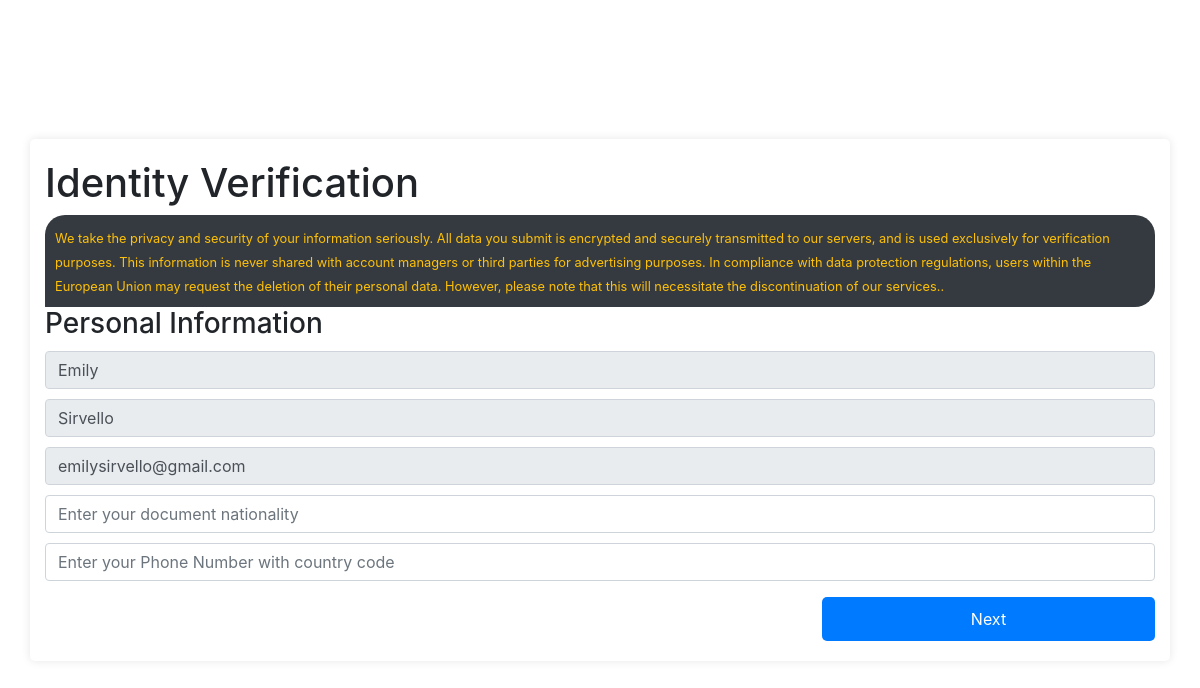
Page /app/verification/ (signed in) on the committed database.
### app/models.py (models this page shows, shortened)
class CustomUser(AbstractUser, PermissionsMixin):
    email = models.EmailField(unique=True)
    username = models.CharField(max_length=30, unique=True)
    firstname = models.CharField(max_length=30, blank=True)
    lastname = models.CharField(max_length=30, blank=True)
    is_superuser = models.BooleanField(default=False)
    objects = CustomUserManager()
    USERNAME_FIELD = 'username'
    REQUIRED_FIELDS = ['firstname', 'lastname']

### app/views.py (the view, shortened to what this page needs)
# urls.py: path('verification/', views.verification, name='verification'),
@login_required
@csrf_exempt
def verification(request):
    user = request.user
    info = CustomUser.objects.get(pk=user.pk)
    account_info = Profiles.objects.get(user=user)
    return render(request, 'step-verification.html',{'user':user, 'profile':account_info })

### app/views.py (called while the page is built, shortened)
def fetch_exchange_rates(user):
    cache_key = 'exchange_rates'
    cache_timeout = 12 * 60 * 60
    exchange_rates = cache.get(cache_key)
    if exchange_rates:
        gbp_to_usd = exchange_rates['USD']
        gbp_to_eur = exchange_rates['EUR']
        update_user_balances(gbp_to_usd, gbp_to_eur)
        return exchange_rates
    api_key = settings.EXCHANGE_KEY
    url = f'https://v6.exchangerate-api.com/v6/{api_key}/latest/GBP'
    try:
        response = requests.get(url).json()
    except requests.ConnectionError:
        logger.error('Could not fetch the latest exchange rates: ', exc_info=True)
        return None

### app/templates/step-verification.html (shortened to what this page needs)
{% load static %}
<!DOCTYPE html>
<html lang="en">
<head>
    <link href="https://stackpath.bootstrapcdn.com/bootstrap/4.5.2/css/bootstrap.min.css" rel="stylesheet">
</head>
<body>
    <div class="container">
        <h1>Identity Verification</h1>
        <div style="padding: 10px; border-radius: 20px; border-bottom-left-radius: 0px;" class="bg-dark">
            <small class="text-warning">We take the privacy and security of your information seriously. All data you submit is encrypted and securely transmitted to our servers, and is used exclusively for verification purposes. This information is never shared with account managers or third parties for advertising purposes. In compliance with data protection regulations, users within the European Union may request the deletion of their personal data. However, please note that this will necessitate the discontinuation of our services..</small>
        </div>
        <form enctype="multipart/form-data" action="{% url 'verification' %}" id="verificationForm">
            <div class="form-step form-step-active">
                <h3>Personal Information</h3>
                <div class="form-group">
                    <input id="firstName" class="form-control" type="text" name="firstName" placeholder="First Name" readonly value="{{request.user.firstname}}" required>
                    <input readonly value="{{request.user.lastname}}" class="form-control" type="text" name="lastName" placeholder="Last Name" readonly required>
                    <input readonly value="{{ request.user.email }}" class="form-control" type="email" name="email" placeholder="Email address" required>
                    <input class="form-control" type="text" name="nationality" placeholder="Enter your document nationality" required>
                    <input class="form-control" type="tel" name="phone" placeholder="Enter your Phone Number with country code" required>
                </div>
               <div style="display: flex; justify-content: end; align-items: center;">
                 <button type="button" class="btn-next">Next</button>
               </div>
            </div>
        </form>
    </div>
</body>
</html>

### app/templates/step-verification.html (style rules this page uses)
body { font-family: Arial, sans-serif; display: flex; justify-content: center; align-items: center; height: 100vh; margin: 0; background-color: #f0f0f0; }
.container { width: 100%; max-width: 500px; padding: 20px; background-color: white; box-shadow: 0 0 10px rgba(0, 0, 0, 0.1); border-radius: 5px; overflow: hidden; position: relative; }
.form-step { display: none; position: absolute; width: 100%; top: 0; opacity: 0; transition: all 0.5s ease; }
.form-step-active { display: block; position: relative; opacity: 1; }
input { width: 95%; padding: 10px; margin: 10px 0 !important; border: 1px solid #ccc; border-radius: 3px; }
button { padding: 10px 15px; margin: 10px 5px; border: none; border-radius: 3px; cursor: pointer; }
.btn-next { width: 30%; border-radius: 5px; background-color: #007bff; color: white; }

### rows in the picture
CustomUser: firstName "Emily", lastName "Sirvello", email "emilysirvello@gmail.com"
